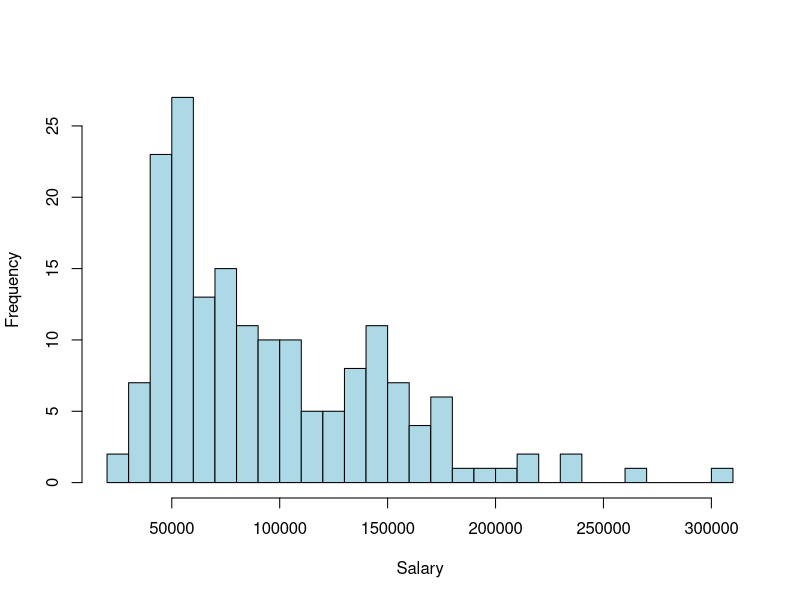

Recreate this plot in R.
## ---- chunk 1
knitr::opts_chunk$set(echo = TRUE)
## ---- chunk 2
# Load dataset
data <- read.csv("group6.csv")
# Structure of dataset
str(data)
head(data)
## ---- chunk 3
# summary statistics for all numeric variables in the dataset
numeric_vars <- sapply(data, is.numeric)

summary(data[, numeric_vars])
sapply(data[, numeric_vars], sd)
## ---- chunk 4
#Visualizations
hist(data$Salary, breaks=20, col="lightblue", main ="", xlab="Salary")
